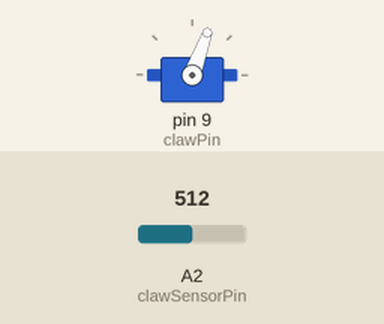
This sketch was run on a simulated Arduino Uno, built with avr-gcc and run on an emulated ATmega328P. Shown: servo. The inputs (shaded band) are chosen by the test bench; at power-on: A2 (clawSensorPin) = 512. What the sketch prints to the serial monitor is not drawn.

Above: at 2.2 s.
2.3 s: A2 (clawSensorPin) set to 108
4.1 s: A2 (clawSensorPin) set to 94
At 11.4 s:
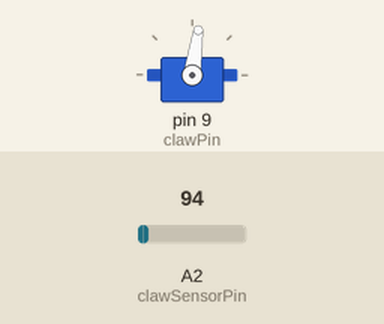
At 24.6 s:
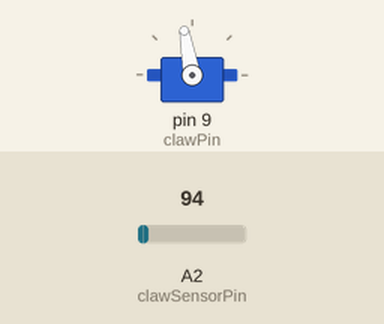
Timing chart, 0 to 26.2 s (numbered marks = the images above; inputs shaded):
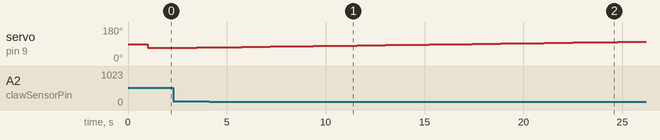

Measured:
- the behaviour switches between 100 and 99 on A2 (clawSensorPin) (found by bisection; images 0 and 1)

The sketch:

map_angular_data.ino
```cpp
/**
 *            map_angular_data.ino
 * Purpose:   Measures sensor values for servo angles. Used to
 *            calibrate each servo.
 *
 * @author:    Tyler Lucas
 * Student ID: 3305203
 * Date:       October 9, 2017
 * Version     1.1
 *
 * References: N/A
 *
 */


#include <Servo.h>  // servo library

#define boomArmPin 11   // max 110, min ?
#define mainArmPin 10   // max ?, min ?
#define clawPin 9       // max 140, min 69
#define swivelPin 6     // max 180, min 10

#define boomArmSensorPin A0
#define mainArmSensorPin A1
#define clawSensorPin A2
#define swivelSensorPin A3

#define angleMin 69
#define angleMax 140
#define angleInitial 90
#define angleAdjustmentMagnitude 1

Servo servo;
int angle = angleMin;
int angleAdjustment = angleAdjustmentMagnitude;

void setup()
{
  servo.attach( clawPin );

  Serial.begin(9600);

  delay(1000);
}

void loop()
{
  while ( angle <= angleMax && angle >= angleMin)
  {
    servo.write( angle );
    delay(50);    // let arm settle

    // print
    for (int i=0; i<100; i++)
    {
      Serial.print( angle );
      Serial.write(',');
      Serial.println( analogRead( clawSensorPin ) );
    }

    angle += angleAdjustment;
  }

  angleAdjustment *= -1;    // reverse direction
}
```
